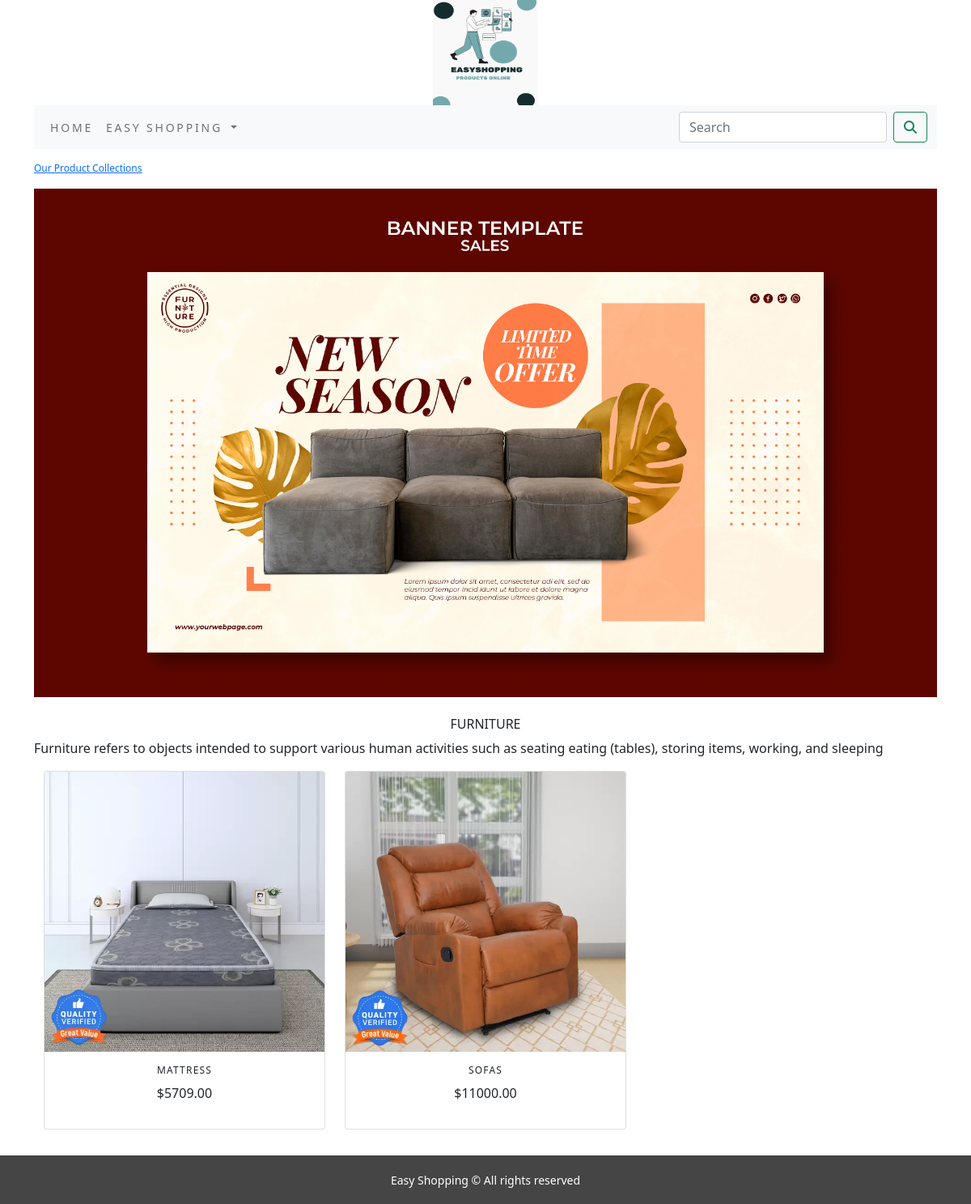
Page /ecommerce_app/furniture/ on the committed database.
### ecommerce_app/models.py (models this page shows, shortened)
class Category(models.Model):
    name = models.CharField(max_length=250, unique=True)
    slug = models.SlugField(max_length=250, unique=True)
    description = models.TextField(blank=True)
    image = models.ImageField(upload_to='category', blank=True)
    class Meta:
        ordering = ('name',)
        verbose_name = 'category'
        verbose_name_plural = 'categories'
    def get_url(self):
        return reverse('ecommerce_app:products_by_category', args=[self.slug])

class Product(models.Model):
    name = models.CharField(max_length=250, unique=True)
    slug = models.SlugField(max_length=250, unique=True)
    description = models.TextField(blank=True)
    price = models.DecimalField(max_digits=10, decimal_places=2)
    category = models.ForeignKey(Category, on_delete=models.CASCADE)
    image = models.ImageField(upload_to='product', blank=True)
    stock = models.IntegerField()
    available = models.BooleanField(default=True)
    created = models.DateTimeField(auto_now_add=True)
    updated = models.DateTimeField(auto_now=True)
    def get_url(self):
        return reverse('ecommerce_app:product_category_detail', args=[self.category.slug, self.slug])
    class Meta:
        ordering = ('name',)
        verbose_name = 'product'
        verbose_name_plural = 'products'

### ecommerce_app/views.py (the view)
# urls.py: path('', views.allProductCategory, name='allProductCategory'),
def allProductCategory(request, category_slug=None):
    category_page = None
    products_list = None
    if category_slug != None:
        category_page = get_object_or_404(Category, slug=category_slug)
        products_list = Product.objects.all().filter(category=category_page, available=True)
    else:
        products_list = Product.objects.all().filter(available=True)
    paginator = Paginator(products_list, '6')
    try:
        page = int(request.GET.get('page', '1'))
    except:
        page = 1
    try:
        products = paginator.page(page)
    except (EmptyPage, InvalidPage):
        products = paginator.page(paginator.num_pages)
    return render(request, 'category.html', {'category': category_page, 'products': products})

### cart/context_processors.py (called while the page is built)
def counter(request):
    item_count = 0
    if 'admin' in request.path:
        return {}
    else:
        try:
            cart = Cart.objects.filter(cart_id=_cart_id(request))
            cart_items = CartItem.objects.all().filter(cart=cart[:1])
            for cart_item in cart_items:
                item_count += cart_item.quantity
        except Cart.DoesNotExist:
            item_count = 0
    return dict(item_count=item_count)

### cart/views.py (called while the page is built)
def _cart_id(request):
    cart = request.session.session_key
    if not cart:
        cart = request.session.create()
    return cart

### ecommerce_app/context_processors.py (called while the page is built)
def menu_links(request):
    links = Category.objects.all()
    return dict(links=links)

### templates/category.html (shortened to what this page needs)
{% extends 'base.html' %}
{% load static %}
{% block content %}
    {% if category %}
        <div>
            <div class="row category_one">
                <div class="mx_auto">
                    <p><a href="{% url 'ecommerce_app:allProductCategory' %}">Our Product Collections</a></p>
                  </div>
            </div>
        </div>
    {% endif %}
        <div class="mx_auto">
            {% if category %}
              <img class="my_image" src="{{category.image.url}}" alt="{{category.name}}">
        </div><br>
        <div>
            <h1 class="text-center my_title">{{ category.name }}</h1>
            <p class="text-justify">{{ category.description }}</p>
        </div>
            {% endif %}
<div class="container">
   <div class="row mx_auto">
       {% for product in products.object_list %}
       <div class="my_bottom_margin col-9 col-sm-12 col-md-2 col-lg-4">
           <div class="card text-center" style="min-width:18rem;">
           <a href="{{product.get_url}}">
               <img class="card-img-top my_image" src="{{product.image.url}}" alt="{{product.name}}">
           </a>
           <div class="card-body">
               <h4>{{product.name}}</h4>
               <p>${{product.price}}</p>
           </div>
       </div>
       </div>
       {% endfor %}
   </div>
    <br>
</div>
{% endblock %}

### static/css/custom.css (style rules this page uses)
body { font-family: "Roboto", sans-serif; }
.category_one { padding-top:15px; }
.category_one .mx_auto { color: #0000; font-size:12px; }
.my_image { width:100%; height:auto; }
.my_title { font-size:16px; text-transform:uppercase; }
.my_bottom_margin { margin-bottom:8px; }
.card-body h4 { font-size:12px; text-transform:uppercase; letter-spacing:.1em; }

### rows in the picture
Category: image (picture), name "FURNITURE", description "Furniture refers to objects intended to support various human activities such as seating eating (tables), storing items, working, and sleeping"
Product: image (picture), name "MATTRESS", price "5709.00"
Product: image (picture), name "SOFAS", price "11000.00"
